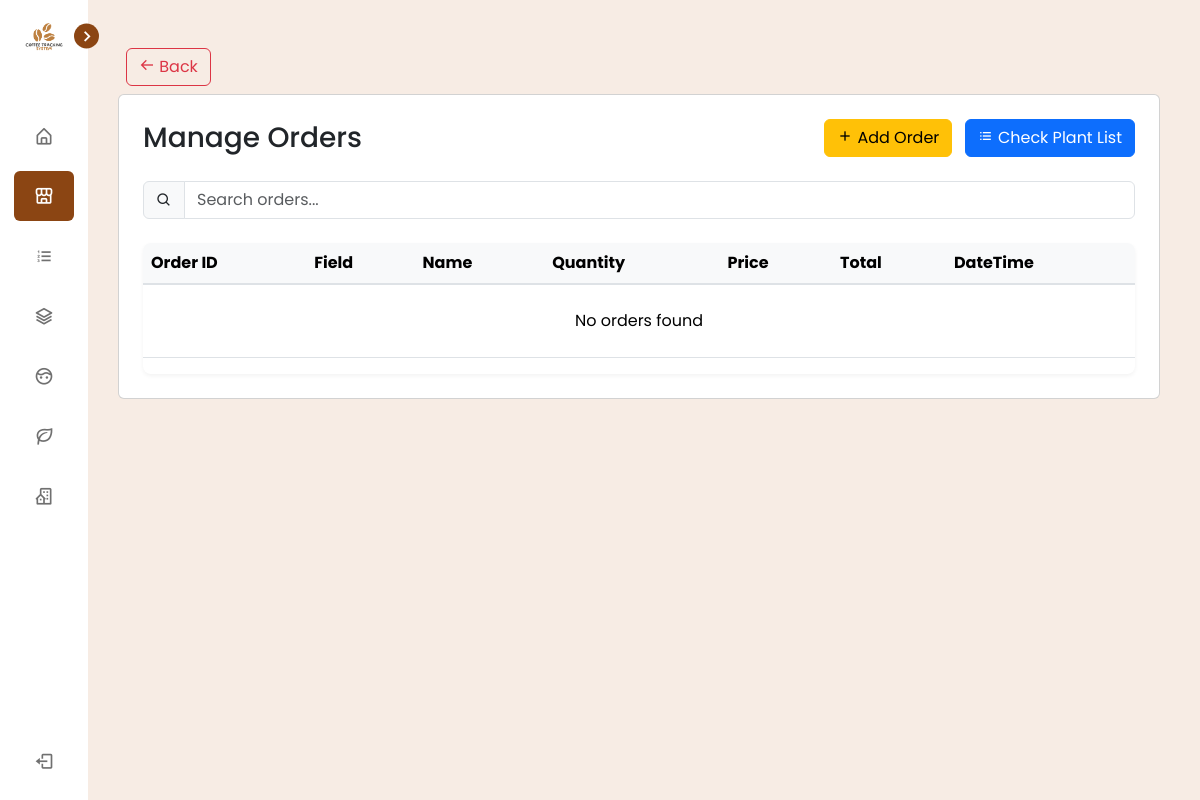
/view/pages/plant_order/index.php (signed in), run on an earlier commit of the app's database.
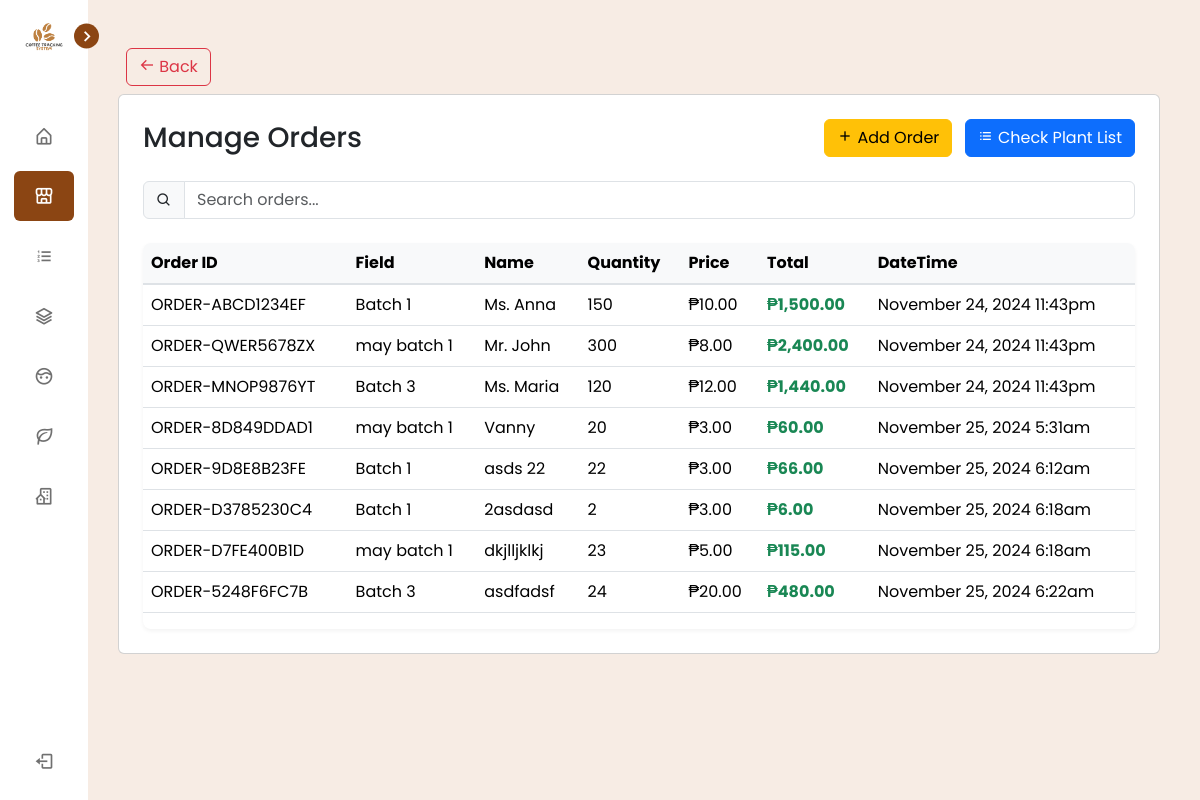
And on a later commit of the database.
### tables this page shows
CREATE TABLE `tbl_order` (
  `id` int(255) NOT NULL,
  `order_id` varchar(255) NOT NULL,
  `nursery_id` varchar(255) NOT NULL,
  `order_name` varchar(255) NOT NULL,
  `order_quantity` int(255) NOT NULL,
  `order_price` int(255) NOT NULL,
  `order_total` varchar(255) NOT NULL,
  `order_datetime` timestamp NOT NULL DEFAULT current_timestamp()
);

CREATE TABLE `tbl_nursery` (
  `id` int(255) NOT NULL,
  `nursery_id` varchar(255) DEFAULT NULL,
  `nursery_field` varchar(255) NOT NULL,
  `source_id` varchar(255) NOT NULL,
  `type_id` varchar(255) DEFAULT NULL,
  `variety_id` varchar(255) DEFAULT NULL,
  `bought_price` int(255) NOT NULL,
  `quantity` int(255) NOT NULL,
  `planted_date` varchar(255) DEFAULT NULL,
  `created_date` timestamp(6) NOT NULL DEFAULT current_timestamp(6)
);

### connection/connection.php (called while the page is built, shortened)
<?php
class config {
    public function __construct(){
        $dsn = "mysql:host=".H.";dbname=".DB;
        $username = U;
        $password = P;
        try {
            $this->pdo = new PDO($dsn, $username, $password);
        } catch (PDOException $e) {
            die("Connection failed: " . $e->getMessage());
        }
    }
}
?>

### controller/PlantOrderController.php (called while the page is built, shortened)
<?php
    require_once('../../../services/PlantOrderService.php');
    $orderService = new OrderServices();
    $orders = $orderService->getAllOrder();
?>

### services/PlantOrderService.php (called while the page is built, shortened)
<?php
require_once("../../../connection/connection.php");
class OrderServices extends config {
    public function getAllOrder() {
        try {
            $query = "SELECT
                        o.id,
                        o.order_id,
                        o.nursery_id,
                        o.order_name,
                        o.order_quantity,
                        o.order_price,
                        o.order_total,
                        o.order_datetime,
                        n.id,
                        n.nursery_field,
                        n.source_id,
                        n.type_id,
                        n.variety_id,
                        n.quantity AS nursery_quantity,
                        n.planted_date,
                        n.created_date
                    FROM
                        tbl_order o
                    JOIN
                        tbl_nursery n
                    ON
                        o.nursery_id = n.nursery_id
                    WHERE
                        1
                    ";
            $stmt = $this->pdo->prepare($query);
            $stmt->execute();
            return $stmt->fetchAll(PDO::FETCH_ASSOC);
        } catch (PDOException $e) {
            echo "Error: " . $e->getMessage();
        }
    }
}
?>

### view/pages/plant_order/index.php (the view, shortened to what this page needs)
<?php
include_once('../../components/header.php');
include_once('../../../controller/PlantOrderController.php');
?>
<div class="p-3">
    <a class="btn btn-outline-danger m-2" href="../dashboard/index.php">
        <i class='bx bx-arrow-back'></i> Back
    </a>
    <div class="card p-4">
        <div class="d-flex justify-content-between align-items-center mb-4">
            <h3 class="mb-0">Manage Orders</h3>
            <div>
                <button type="button" class="btn btn-warning d-none d-md-inline-block" data-bs-toggle="modal" data-bs-target="#addOrderModal">
                    <i class='bx bx-plus'></i> Add Order
                </button>
                <a class="btn btn-primary d-none d-md-inline-block ms-2" href="../plant_nursery/index.php">
                    <i class='bx bx-list-ul'></i> Check Plant List
                </a>
            </div>
        </div>
        <div class="mb-4">
            <div class="input-group">
                <span class="input-group-text bg-light">
                    <i class='bx bx-search'></i>
                </span>
                <input type="text" id="searchInput" class="form-control" placeholder="Search orders...">
            </div>
        </div>
        <div class="table-responsive">
            <table class="table table-hover" id="nurseryOwnersTable">
                <thead>
                    <tr>
                        <th>Order ID</th>
                        <th>Field</th>
                        <th>Name</th>
                        <th>Quantity</th>
                        <th>Price</th>
                        <th>Total</th>
                        <th>DateTime</th>
                    </tr>
                </thead>
                <tbody>
                    <?php if (!empty($orders)): ?>
                        <?php foreach ($orders as $order): ?>
                            <tr>
                                <td><?php echo htmlspecialchars($order['order_id']); ?></td>
                                <td><?php echo htmlspecialchars($order['nursery_field']); ?></td>
                                <td><?php echo htmlspecialchars($order['order_name']); ?></td>
                                <td><?php echo htmlspecialchars($order['order_quantity']); ?></td>
                                <td>₱<?php echo number_format($order['order_price'], 2); ?></td>
                                <td class="text-success fw-bold">₱<?php echo number_format($order['order_total'], 2); ?></td>
                                <td>
                                    <?php
                                    $datetime = new DateTime($order['order_datetime']);
                                    echo htmlspecialchars($datetime->format('F j, Y g:ia'));
                                    ?>
                                </td>
                            </tr>
                        <?php endforeach; ?>
                    <?php else: ?>
                        <tr>
                            <td colspan="8" class="text-center py-4">No orders found</td>
                        </tr>
                    <?php endif; ?>
                </tbody>
            </table>
        </div>
    </div>
</div>
<?php include_once('../../components/footer.php'); ?>

What changed in the data, as far as the page shows it:
added tbl_order: order "ORDER-ABCD1234EF", tbl_nursery.nursery_field "Batch 1", order_name "Ms. Anna", order_quantity "150", order_price "10.00", order_total "1,500.00", order_datetime "November 24, 2024 11:43pm"
added tbl_order: order "ORDER-QWER5678ZX", tbl_nursery.nursery_field "may batch 1", order_name "Mr. John", order_quantity "300", order_price "8.00", order_total "2,400.00", order_datetime "November 24, 2024 11:43pm"
added tbl_order: order "ORDER-MNOP9876YT", tbl_nursery.nursery_field "Batch 3", order_name "Ms. Maria", order_quantity "120", order_price "12.00", order_total "1,440.00", order_datetime "November 24, 2024 11:43pm"
added tbl_order: order "ORDER-8D849DDAD1", tbl_nursery.nursery_field "may batch 1", order_name "Vanny", order_quantity "20", order_price "3.00", order_total "60.00", order_datetime "November 25, 2024 5:31am"
added tbl_order: order "ORDER-9D8E8B23FE", tbl_nursery.nursery_field "Batch 1", order_name "asds 22", order_quantity "22", order_price "3.00", order_total "66.00", order_datetime "November 25, 2024 6:12am"
added tbl_order: order "ORDER-D3785230C4", tbl_nursery.nursery_field "Batch 1", order_name "2asdasd", order_quantity "2", order_price "3.00", order_total "6.00", order_datetime "November 25, 2024 6:18am"
added tbl_order: order "ORDER-D7FE400B1D", tbl_nursery.nursery_field "may batch 1", order_name "dkjlljklkj", order_quantity "23", order_price "5.00", order_total "115.00", order_datetime "November 25, 2024 6:18am"
added tbl_order: order "ORDER-5248F6FC7B", tbl_nursery.nursery_field "Batch 3", order_name "asdfadsf", order_quantity "24", order_price "20.00", order_total "480.00", order_datetime "November 25, 2024 6:22am"
Also different on the page:
text no longer shown: "No orders found"
